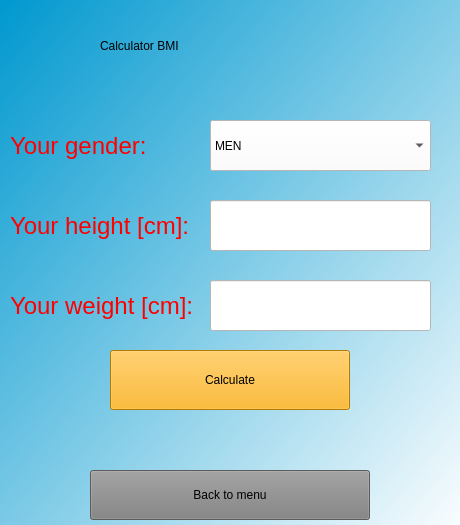
<?xml version="1.0" encoding="UTF-8"?>
<ui version="4.0">
 <class>Bmi</class>
 <widget class="QWidget" name="Bmi">
  <property name="geometry">
   <rect>
    <x>0</x>
    <y>0</y>
    <width>460</width>
    <height>525</height>
   </rect>
  </property>
  <property name="minimumSize">
   <size>
    <width>460</width>
    <height>525</height>
   </size>
  </property>
  <property name="maximumSize">
   <size>
    <width>460</width>
    <height>525</height>
   </size>
  </property>
  <property name="windowTitle">
   <string>Form</string>
  </property>
  <widget class="QStackedWidget" name="stackedWidget">
   <property name="geometry">
    <rect>
     <x>0</x>
     <y>0</y>
     <width>460</width>
     <height>550</height>
    </rect>
   </property>
   <property name="minimumSize">
    <size>
     <width>460</width>
     <height>550</height>
    </size>
   </property>
   <property name="maximumSize">
    <size>
     <width>460</width>
     <height>550</height>
    </size>
   </property>
   <property name="styleSheet">
    <string notr="true">background-color: qlineargradient(spread:pad, x1:0, y1:0, x2:1, y2:1, stop:0 rgba(0, 152, 207, 255), stop:1 rgba(255, 255, 255, 255));</string>
   </property>
   <widget class="QWidget" name="page">
    <widget class="QLabel" name="label">
     <property name="geometry">
      <rect>
       <x>100</x>
       <y>20</y>
       <width>291</width>
       <height>51</height>
      </rect>
     </property>
     <property name="styleSheet">
      <string notr="true">color:black;
font: 30pt &quot;MS Shell Dlg2&quot;;
background-color:transparent;</string>
     </property>
     <property name="text">
      <string>Calculator BMI</string>
     </property>
    </widget>
    <widget class="QLabel" name="label_2">
     <property name="geometry">
      <rect>
       <x>10</x>
       <y>120</y>
       <width>151</width>
       <height>51</height>
      </rect>
     </property>
     <property name="styleSheet">
      <string notr="true">color:red;
font:24px;
background-color:transparent;</string>
     </property>
     <property name="text">
      <string>Your gender: </string>
     </property>
    </widget>
    <widget class="QComboBox" name="comboBox">
     <property name="geometry">
      <rect>
       <x>210</x>
       <y>120</y>
       <width>221</width>
       <height>51</height>
      </rect>
     </property>
     <property name="styleSheet">
      <string notr="true">FONT-SIZE:24PX;
background-color: WHITE;</string>
     </property>
     <item>
      <property name="text">
       <string>MEN</string>
      </property>
     </item>
     <item>
      <property name="text">
       <string>WOMEN</string>
      </property>
     </item>
    </widget>
    <widget class="QLineEdit" name="lineEdit">
     <property name="geometry">
      <rect>
       <x>210</x>
       <y>200</y>
       <width>221</width>
       <height>51</height>
      </rect>
     </property>
     <property name="styleSheet">
      <string notr="true">FONT-SIZE:24PX;
background-color: WHITE;</string>
     </property>
    </widget>
    <widget class="QLineEdit" name="lineEdit_2">
     <property name="geometry">
      <rect>
       <x>210</x>
       <y>280</y>
       <width>221</width>
       <height>51</height>
      </rect>
     </property>
     <property name="styleSheet">
      <string notr="true">FONT-SIZE:24PX;
background-color: WHITE;</string>
     </property>
    </widget>
    <widget class="QLabel" name="label_3">
     <property name="geometry">
      <rect>
       <x>10</x>
       <y>200</y>
       <width>191</width>
       <height>51</height>
      </rect>
     </property>
     <property name="styleSheet">
      <string notr="true">color:red;
font:24px;
background-color:transparent;</string>
     </property>
     <property name="text">
      <string>Your height [cm]: </string>
     </property>
    </widget>
    <widget class="QLabel" name="label_4">
     <property name="geometry">
      <rect>
       <x>10</x>
       <y>280</y>
       <width>191</width>
       <height>51</height>
      </rect>
     </property>
     <property name="styleSheet">
      <string notr="true">color:red;
font:24px;
background-color:transparent;</string>
     </property>
     <property name="text">
      <string>Your weight [cm]: </string>
     </property>
    </widget>
    <widget class="QPushButton" name="pushButton_calculate_bmi">
     <property name="geometry">
      <rect>
       <x>110</x>
       <y>350</y>
       <width>240</width>
       <height>60</height>
      </rect>
     </property>
     <property name="minimumSize">
      <size>
       <width>240</width>
       <height>60</height>
      </size>
     </property>
     <property name="maximumSize">
      <size>
       <width>240</width>
       <height>60</height>
      </size>
     </property>
     <property name="styleSheet">
      <string notr="true">background-color:rgb(255, 170, 0);
font:italic 16pt &quot;Noto Serif Light&quot;;</string>
     </property>
     <property name="text">
      <string>Calculate</string>
     </property>
    </widget>
    <widget class="QPushButton" name="pushButton_back_to_menu">
     <property name="geometry">
      <rect>
       <x>90</x>
       <y>470</y>
       <width>280</width>
       <height>50</height>
      </rect>
     </property>
     <property name="minimumSize">
      <size>
       <width>280</width>
       <height>50</height>
      </size>
     </property>
     <property name="maximumSize">
      <size>
       <width>280</width>
       <height>50</height>
      </size>
     </property>
     <property name="styleSheet">
      <string notr="true">background-color:grey;
font:italic 16pt &quot;Noto Serif Light&quot;;</string>
     </property>
     <property name="text">
      <string>Back to menu</string>
     </property>
    </widget>
   </widget>
  </widget>
 </widget>
 <resources/>
 <connections/>
</ui>
